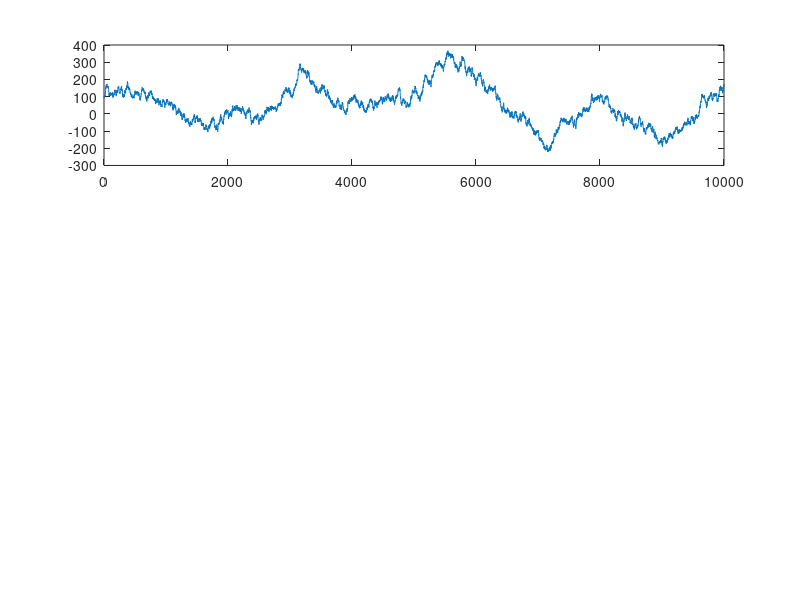

The MATLAB source for this figure: (Note: this script raises an error after producing the figure.)
% debug: test all actions

prior.dt = 0.1;

prior.WidthChange  = 0.2;
prior.LocChange    = 0.5;
prior.AmpChange    = 0.05;
prior.SigChange    = 0.0025;
prior.CorrChange   = 0.000125;
prior.CorrChange_2 = 0.012;

totalSteps = 10000;

% Location change

loc = zeros(1, totalSteps);
loc(1) = 100;

for i = 2:totalSteps
    loc(i) = loc(i-1) + round(prior.LocChange * randn/prior.dt);
end

figure(1);
subplot(3,1,1);
plot(loc);

% Amplitude change

amp = zeros(1, totalSteps);
amp(1) = 0.1;

for i = 2:totalSteps
    amp(i) = amp(i-1) + prior.AmpChange * randn;
    amp(i) = min(max(amp(i), prior.minAmp), prior.maxAmp);
end

figure(1);
subplot(3,1,2);
plot(amp);

% Width change

wid = zeros(1, totalSteps);
wid(1) = 40;

for i = 2:totalSteps
    wid(i) = wid(i-1) + round(prior.WidthChange * randn/prior.dt);
    wid(i) = min(max(wid(i), prior.minWid), prior.maxWid);
end

figure(1);
subplot(3,1,3);
plot(wid);
